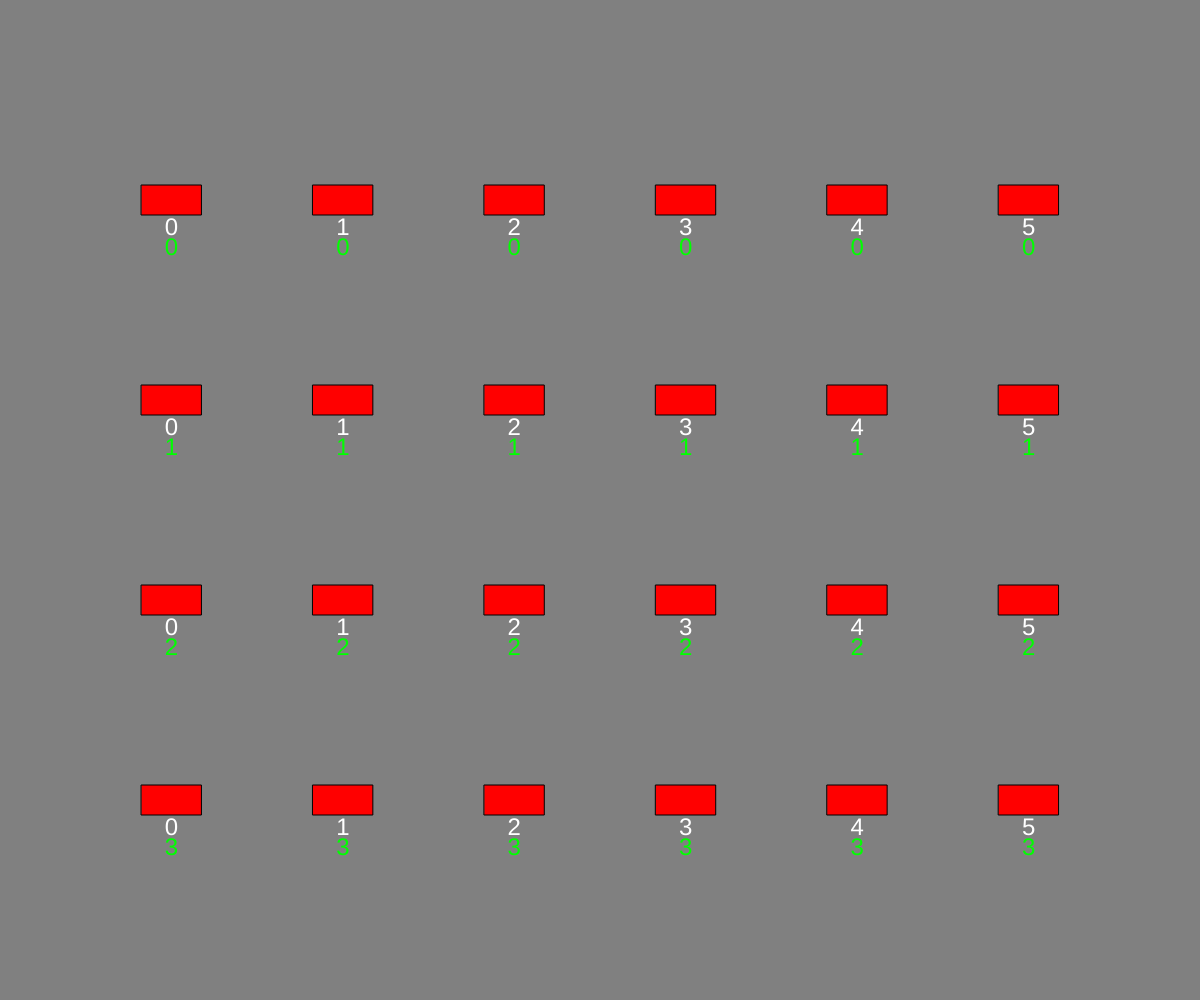
Frame 1 (no input)
Frame 60 (no input): identical to frame 1, image omitted
Frame 120 (the mouse pressed at the canvas centre since frame 60): identical to frame 1, image omitted

The p5.js sketch that drew this single still picture (run headless with seeded random() and noise() and a simulated clock; from frame 60 on, the mouse is pressed at the canvas centre):

// p5.js sketch
// ── sketch.js
/******************************************************

	ForLoop by Scott Kildall

	Shows basic for...loop construction

	(1) draw rectangles in a single row on the screen
	   using a single for loop

	   LIKE HANGING PICTURES ON YOUR WALL

	(2) a nested for...loop to draw multiple rows

******************************************************/

// GLOBAL VARAIBLES
var numColumns = 6;		// number of "pictures" per row
var numRows = 4;
var pictureWidth = 60;
var pictureHeight = 30;
var textOffset = 20;


// Setup code goes here
function setup() {
  createCanvas(windowWidth, windowHeight);
  rectMode(CENTER);

  textAlign(CENTER);
  textSize(24);
 }


// Draw code goes here
function draw() {
  background(128);

  doForLoop();
}

function doForLoop() {
  let xDist = width/(numColumns+1);   // distance between each picture
  let yDist = height/(numRows+1);

  // draw columns first 
  for( let i = 0; i < numColumns; i++ ) { 
    // draw the rows
    for( let j = 0; j < numRows; j++ ) {
      drawPicture( xDist * (i+1), yDist * (j+1));

      // White text for i
      fill(255);
      text(i, xDist * (i+1), yDist * (j+1) +  pictureHeight/2 + textOffset );
    
      // Green text for j
      fill(0,255,0);
      text(j, xDist * (i+1), yDist * (j+1) +  pictureHeight/2 + textOffset * 2);
    }
  }
}

// not an actual image
function drawPicture(x,y) {
   fill(255,0,0);
   rect(x,y,pictureWidth,pictureHeight);
}

function windowResized() {
   resizeCanvas(windowWidth, windowHeight);
}
